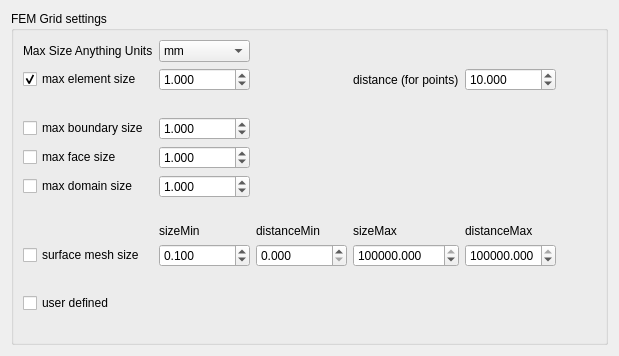
               <widget class="QWidget" name="gridTab_gridSettings_emerge">
                <attribute name="title">
                 <string>FEM grid</string>
                </attribute>
                <layout class="QVBoxLayout" name="verticalLayout_40">
                 <item>
                  <widget class="QGroupBox" name="groupBox_9">
                   <property name="title">
                    <string>FEM Grid settings</string>
                   </property>
                   <layout class="QGridLayout" name="gridLayout_23">
                    <item row="3" column="0">
                     <widget class="QCheckBox" name="femGridMaxBoundarySizeCheckbox">
                      <property name="text">
                       <string>max boundary size</string>
                      </property>
                      <property name="checkable">
                       <bool>true</bool>
                      </property>
                      <property name="checked">
                       <bool>false</bool>
                      </property>
                     </widget>
                    </item>
                    <item row="9" column="4">
                     <widget class="QDoubleSpinBox" name="femGridSurfaceMeshSize_sizeMax">
                      <property name="decimals">
                       <number>3</number>
                      </property>
                      <property name="maximum">
                       <double>999999999999999983222784.000000000000000</double>
                      </property>
                      <property name="singleStep">
                       <double>0.100000000000000</double>
                      </property>
                      <property name="value">
                       <double>10000000000000000000000.000000000000000</double>
                      </property>
                     </widget>
                    </item>
                    <item row="12" column="0">
                     <spacer name="verticalSpacer_46">
                      <property name="orientation">
                       <enum>Qt::Orientation::Vertical</enum>
                      </property>
                      <property name="sizeType">
                       <enum>QSizePolicy::Policy::Expanding</enum>
                      </property>
                      <property name="sizeHint" stdset="0">
                       <size>
                        <width>20</width>
                        <height>20</height>
                       </size>
                      </property>
                     </spacer>
                    </item>
                    <item row="10" column="0">
                     <spacer name="verticalSpacer_45">
                      <property name="orientation">
                       <enum>Qt::Orientation::Vertical</enum>
                      </property>
                      <property name="sizeType">
                       <enum>QSizePolicy::Policy::Preferred</enum>
                      </property>
                      <property name="sizeHint" stdset="0">
                       <size>
                        <width>20</width>
                        <height>20</height>
                       </size>
                      </property>
                     </spacer>
                    </item>
                    <item row="9" column="1">
                     <widget class="QDoubleSpinBox" name="femGridSurfaceMeshSize_sizeMin">
                      <property name="decimals">
                       <number>3</number>
                      </property>
                      <property name="maximum">
                       <double>1000000.000000000000000</double>
                      </property>
                      <property name="singleStep">
                       <double>0.100000000000000</double>
                      </property>
                      <property name="value">
                       <double>0.100000000000000</double>
                      </property>
                     </widget>
                    </item>
                    <item row="3" column="1">
                     <widget class="QDoubleSpinBox" name="femGridMaxBoundarySizeValue">
                      <property name="decimals">
                       <number>3</number>
                      </property>
                      <property name="maximum">
                       <double>10000000.000000000000000</double>
                      </property>
                      <property name="singleStep">
                       <double>0.100000000000000</double>
                      </property>
                      <property name="value">
                       <double>1.000000000000000</double>
                      </property>
                     </widget>
                    </item>
                    <item row="9" column="0">
                     <widget class="QCheckBox" name="femGridSurfaceMeshSizeCheckbox">
                      <property name="text">
                       <string>surface mesh size</string>
                      </property>
                      <property name="checkable">
                       <bool>true</bool>
                      </property>
                      <property name="checked">
                       <bool>false</bool>
                      </property>
                     </widget>
                    </item>
                    <item row="4" column="1">
                     <widget class="QDoubleSpinBox" name="femGridMaxFaceSizeValue">
                      <property name="decimals">
                       <number>3</number>
                      </property>
                      <property name="maximum">
                       <double>10000000.000000000000000</double>
                      </property>
                      <property name="singleStep">
                       <double>0.100000000000000</double>
                      </property>
                      <property name="value">
                       <double>1.000000000000000</double>
                      </property>
                     </widget>
                    </item>
                    <item row="1" column="1">
                     <widget class="QDoubleSpinBox" name="femGridMaxElementSizeValue">
                      <property name="decimals">
                       <number>3</number>
                      </property>
                      <property name="maximum">
                       <double>10000000.000000000000000</double>
                      </property>
                      <property name="singleStep">
                       <double>0.100000000000000</double>
                      </property>
                      <property name="value">
                       <double>1.000000000000000</double>
                      </property>
                     </widget>
                    </item>
                    <item row="0" column="6">
                     <spacer name="horizontalSpacer_51">
                      <property name="orientation">
                       <enum>Qt::Orientation::Horizontal</enum>
                      </property>
                      <property name="sizeHint" stdset="0">
                       <size>
                        <width>40</width>
                        <height>20</height>
                       </size>
                      </property>
                     </spacer>
                    </item>
                    <item row="7" column="4">
                     <widget class="QLabel" name="label_165">
                      <property name="text">
                       <string>sizeMax</string>
                      </property>
                     </widget>
                    </item>
                    <item row="0" column="1">
                     <widget class="QComboBox" name="femGridMaxSizeUnits">
                      <property name="currentIndex">
                       <number>2</number>
                      </property>
                      <item>
                       <property name="text">
                        <string>m</string>
                       </property>
                      </item>
                      <item>
                       <property name="text">
                        <string>cm</string>
                       </property>
                      </item>
                      <item>
                       <property name="text">
                        <string>mm</string>
                       </property>
                      </item>
                      <item>
                       <property name="text">
                        <string>um</string>
                       </property>
                      </item>
                      <item>
                       <property name="text">
                        <string>nm</string>
                       </property>
                      </item>
                      <item>
                       <property name="text">
                        <string>pm</string>
                       </property>
                      </item>
                     </widget>
                    </item>
                    <item row="7" column="1">
                     <widget class="QLabel" name="label_144">
                      <property name="text">
                       <string>sizeMin</string>
                      </property>
                     </widget>
                    </item>
                    <item row="6" column="0">
                     <spacer name="verticalSpacer_40">
                      <property name="orientation">
                       <enum>Qt::Orientation::Vertical</enum>
                      </property>
                      <property name="sizeType">
                       <enum>QSizePolicy::Policy::Preferred</enum>
                      </property>
                      <property name="sizeHint" stdset="0">
                       <size>
                        <width>20</width>
                        <height>20</height>
                       </size>
                      </property>
                     </spacer>
                    </item>
                    <item row="5" column="1">
                     <widget class="QDoubleSpinBox" name="femGridMaxDomainSizeValue">
                      <property name="decimals">
                       <number>3</number>
                      </property>
                      <property name="maximum">
                       <double>10000000.000000000000000</double>
                      </property>
                      <property name="singleStep">
                       <double>0.100000000000000</double>
                      </property>
                      <property name="value">
                       <double>1.000000000000000</double>
                      </property>
                     </widget>
                    </item>
                    <item row="5" column="0">
                     <widget class="QCheckBox" name="femGridMaxDomainSizeCheckbox">
                      <property name="text">
                       <string>max domain size</string>
                      </property>
                      <property name="checkable">
                       <bool>true</bool>
                      </property>
                      <property name="checked">
                       <bool>false</bool>
                      </property>
                     </widget>
                    </item>
                    <item row="11" column="0">
                     <widget class="QCheckBox" name="femGridUserDefinedCheckbox">
                      <property name="text">
                       <string>user defined</string>
                      </property>
                      <property name="checkable">
                       <bool>true</bool>
                      </property>
                      <property name="checked">
                       <bool>false</bool>
                      </property>
                     </widget>
                    </item>
                    <item row="9" column="3">
                     <widget class="QDoubleSpinBox" name="femGridSurfaceMeshSize_distanceMin">
                      <property name="decimals">
                       <number>3</number>
                      </property>
                      <property name="maximum">
                       <double>10000000.000000000000000</double>
                      </property>
                      <property name="singleStep">
                       <double>0.100000000000000</double>
                      </property>
                      <property name="value">
                       <double>0.000000000000000</double>
                      </property>
                     </widget>
                    </item>
                    <item row="1" column="0">
                     <widget class="QCheckBox" name="femGridMaxElementSizeCheckbox">
                      <property name="text">
                       <string>max element size</string>
                      </property>
                      <property name="checkable">
                       <bool>true</bool>
                      </property>
                      <property name="checked">
                       <bool>true</bool>
                      </property>
                     </widget>
                    </item>
                    <item row="2" column="0">
                     <spacer name="verticalSpacer_39">
                      <property name="orientation">
                       <enum>Qt::Orientation::Vertical</enum>
                      </property>
                      <property name="sizeType">
                       <enum>QSizePolicy::Policy::Preferred</enum>
                      </property>
                      <property name="sizeHint" stdset="0">
                       <size>
                        <width>20</width>
                        <height>20</height>
                       </size>
                      </property>
                     </spacer>
                    </item>
                    <item row="7" column="3">
                     <widget class="QLabel" name="label_166">
                      <property name="text">
                       <string>distanceMin</string>
                      </property>
                     </widget>
                    </item>
                    <item row="0" column="0">
                     <widget class="QLabel" name="label_125">
                      <property name="text">
                       <string>Max Size Anything Units</string>
                      </property>
                     </widget>
                    </item>
                    <item row="4" column="0">
                     <widget class="QCheckBox" name="femGridMaxFaceSizeCheckbox">
                      <property name="text">
                       <string>max face size</string>
                      </property>
                      <property name="checkable">
                       <bool>true</bool>
                      </property>
                      <property name="checked">
                       <bool>false</bool>
                      </property>
                     </widget>
                    </item>
                    <item row="7" column="5">
                     <widget class="QLabel" name="label_167">
                      <property name="text">
                       <string>distanceMax</string>
                      </property>
                     </widget>
                    </item>
                    <item row="9" column="5">
                     <widget class="QDoubleSpinBox" name="femGridSurfaceMeshSize_distanceMax">
                      <property name="decimals">
                       <number>3</number>
                      </property>
                      <property name="maximum">
                       <double>999999999999999983222784.000000000000000</double>
                      </property>
                      <property name="singleStep">
                       <double>0.100000000000000</double>
                      </property>
                      <property name="value">
                       <double>10000000000000000000000.000000000000000</double>
                      </property>
                     </widget>
                    </item>
                    <item row="1" column="5">
                     <widget class="QDoubleSpinBox" name="femGridMaxElementSizeDistanceValue">
                      <property name="decimals">
                       <number>3</number>
                      </property>
                      <property name="maximum">
                       <double>10000000.000000000000000</double>
                      </property>
                      <property name="singleStep">
                       <double>0.100000000000000</double>
                      </property>
                      <property name="value">
                       <double>10.000000000000000</double>
                      </property>
                     </widget>
                    </item>
                    <item row="1" column="4">
                     <widget class="QLabel" name="label_175">
                      <property name="text">
                       <string>distance (for points)</string>
                      </property>
                     </widget>
                    </item>
                   </layout>
                  </widget>
                 </item>
                </layout>
               </widget>
